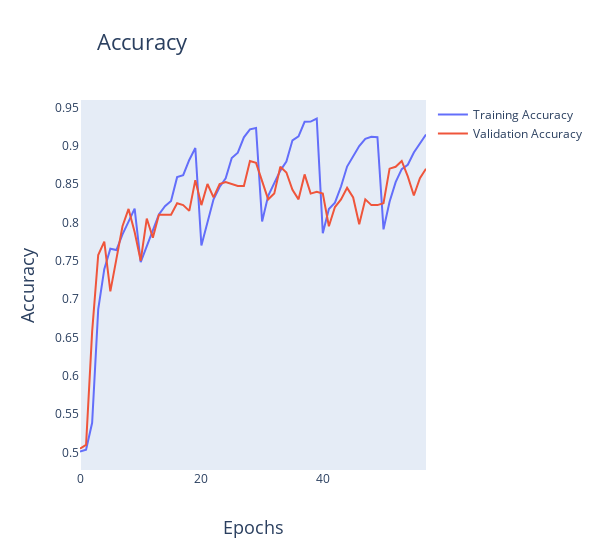

The cell this chart's notebook holds for it:
### Code cell
# plot change in accuracy over the differet epochs
hlf.plot_train_history(acc, 'Accuracy', 'Accuracy', 'Epochs', save='accuracy')

### Figure 1 — Plotly figure (JSON) as saved in the notebook; plotly's stock layout.template omitted (floating-point values rounded to 4 significant figures)
{"data": [{"mode": "lines", "name": "Training Accuracy", "type": "scatter", "y": [0.5013, 0.5036, 0.5387, 0.6866, 0.7389, 0.7657, 0.7639, 0.7845, 0.8009, 0.8179, 0.7482, 0.7687, 0.79, 0.8103, 0.8212, 0.8279, 0.8589, 0.8614, 0.8813, 0.897, 0.7699, 0.8014, 0.8301, 0.8462, 0.8575, 0.8838, 0.8908, 0.9109, 0.9212, 0.923, 0.8012, 0.8347, 0.8516, 0.8675, 0.8792, 0.907, 0.9122, 0.9311, 0.9313, 0.9354, 0.7859, 0.8175, 0.8257, 0.8467, 0.8728, 0.8854, 0.8995, 0.9088, 0.9114, 0.9111, 0.7909, 0.827, 0.8525, 0.8693, 0.8751, 0.8911, 0.9032, 0.9145]}, {"mode": "lines", "name": "Validation Accuracy", "type": "scatter", "y": [0.505, 0.51, 0.6575, 0.7575, 0.775, 0.71, 0.7525, 0.795, 0.8175, 0.7875, 0.75, 0.805, 0.78, 0.81, 0.81, 0.81, 0.825, 0.8225, 0.815, 0.855, 0.8225, 0.85, 0.8325, 0.85, 0.8525, 0.85, 0.8475, 0.8475, 0.88, 0.8775, 0.8525, 0.83, 0.8375, 0.8725, 0.865, 0.8425, 0.83, 0.8625, 0.8375, 0.84, 0.8375, 0.795, 0.82, 0.83, 0.845, 0.8325, 0.7975, 0.83, 0.8225, 0.8225, 0.825, 0.87, 0.8725, 0.88, 0.86, 0.835, 0.8575, 0.87]}], "layout": {"autosize": false, "height": 550, "title": {"font": {"size": 22}, "text": "Accuracy", "xref": "paper"}, "width": 600, "xaxis": {"showgrid": false, "title": {"font": {"size": 18}, "text": "Epochs"}}, "yaxis": {"automargin": true, "showgrid": false, "title": {"font": {"size": 18}, "text": "Accuracy"}}}}
